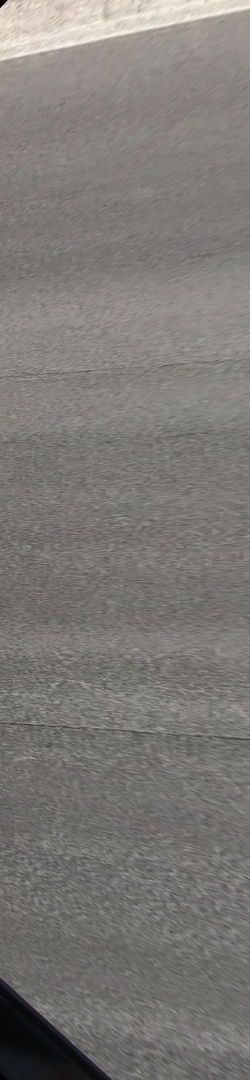
#> input picture Panorama/imageStitching/images/road/road1.jpg, 250 x 1080 px
$ jupyter execute --allow-errors frame_extract.ipynb   (text cells are left out)
#> lines starting #> are read from the running program, lines starting #| are printed output that depends on the picture; long printed decimals are rounded; pictures that were not available may be replaced by others from this repository, and a replacement may not be noted
#> (a cell that did not finish here is left out)

[cell 2]
import subprocess
import shlex
import datetime

command = "ffmpeg -re -stream_loop 10000 -i bbb_sunflower_1080p_30fps_normal.mp4 -acodec aac -vcodec h264 -b 6000k -r 29.969999 -s 1280x720 -f flv index.m3u8"
#> (the rest of this cell did not finish here and is left out)

[cell 3]
import cv2
import numpy as np
#import os

img = cv2.imread("./images/road/road1.jpg")
#> img is the input picture: shape (1080, 250, 3); mean B, G, R 117.5, 121.2, 124.3

[cell 4]
img.shape
#> Out = (1080, 250, 3)

[cell 5]
# -*- coding: utf-8 -*-
"""
Created on Tue Aug 24 08:21:42 2021

@author: KONIDE

코드 설명
- 원본 이미지에서 투시변환할 부분을 line으로 그리고 point 찍어서 미리 확인해보기

"""

import cv2
import numpy as np
#import os

path = "C:/OpenCV/"

img = cv2.imread(path+'image-003.jpeg')
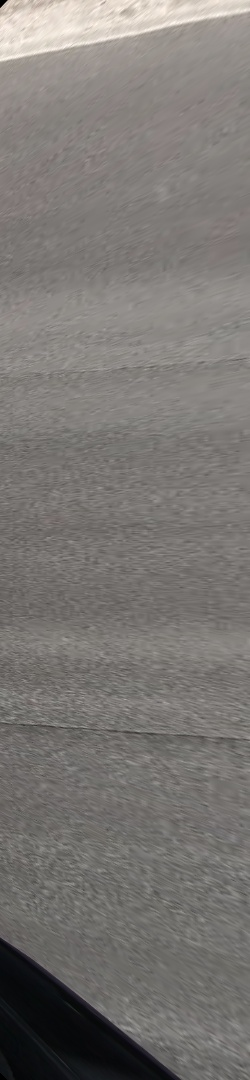
#> input picture Panorama/imageStitching/images/road/road10.jpg, 250 x 1080 px, given in place of image-003.jpeg, which was not available
#> img is the input picture: shape (1080, 250, 3); mean B, G, R 115.3, 118.6, 122.1


class Line:
    def __init__(self, data1, data2):
        self.line1 = data1
        self.line2 = data2

    def slope(self):
        (x1, y1), (x2, y2) = self.line1
        (x3, y3), (x4, y4) = self.line2

        if (y2-y1) == 0 :
            print('Ys are equal, m1 = 0')
            m1 = 0
        else:
            m1 = (float(y2)-y1)/(float(x2)-x1)

        if (y4-y3) == 0 :
            print('Ys are equal, m2 = 0')
            m2 = 0
        else:
            m2 = (float(y4)-y3)/(float(x4)-x3)

        return m1, m2

    def yintercept(self, m1, m2):
        (x1, y1), (x2, y2) = self.line1
        (x3, y3), (x4, y4) = self.line2

        if m1 != 0 :
            b1 = y1 - m1*x1
        else :
            b1 = y1

        if m2 != 0 :
            b2 = y4 - m2*x4

        else: b2 = y4

        return b1, b2

    def findIntersect(self, m1,m2, b1, b2):

        if m1 != 0 | m2 != 0 :
            px = (b2-b1) / (m1-m2)
            py = (b2*m1 - b1*m2)/(m1-m2)
        elif m1 == 0 :
            px = (b1-b2)/m2
            py = b1
        elif m2 == 0 :
            px = (b2-b1)/m1
            py = b2
        else :  print('No points')

        return px, py


topHeight = 565
height, width = img.shape[:2]
#> height = 1080; width = 250
left = [(960, 380), (0, 650)]
right = [(960, 380), (1920, 650)]
up =  [(0, topHeight), (width+1000, topHeight)]
#> up = [(0, 565), (1250, 565)]
down =  [(-10000,height), (width+100000, height)]
#> down = [(-10000, 1080), (100250, 1080)]


leftup = Line(left, up)
m1, m2 = leftup.slope()
#> m1 = -0.281; m2 = 0
b1, b2 = leftup.yintercept(m1,m2)
p1x, p1y = leftup.findIntersect(m1,m2,b1,b2)
print('point1 : ', p1x, p1y)
#| point1 :  302.222 565

leftdown = Line(left, down)
m1, m2 = leftdown.slope()
b1, b2 = leftdown.yintercept(m1,m2)
p2x, p2y = leftdown.findIntersect(m1,m2,b1,b2)
print('point2 : ', p2x, p2y)
#| point2 :  -1528.889 1080


rightup = Line(right, up)
m1, m2 = rightup.slope()
b1, b2 = rightup.yintercept(m1,m2)
p3x, p3y = rightup.findIntersect(m1,m2,b1,b2)
print('point3 : ', p3x, p3y)
#| point3 :  1617.778 565

rightdown = Line(right, down)
m1, m2 = rightdown.slope()
b1, b2 = rightdown.yintercept(m1,m2)
p4x, p4y = leftup.findIntersect(m1,m2,b1,b2)
print('point4 : ', p4x, p4y)
#| point4 :  3448.889 1080


yellow = (0,255,255)
blue = (255,0,0)
red = (255, 0, 255)

font = cv2.FONT_HERSHEY_SCRIPT_SIMPLEX
fontScale = 1
tickness = 2

img = cv2.line(img, left[0], left[1], red, 2)
img = cv2.line(img, right[0], right[1], red, 2)
img = cv2.line(img, up[0], up[1], red, 2)
img = cv2.line(img, down[0], down[1], red, 2)
img = cv2.putText(img, 'Point1', (int(p1x), int(p1y)), font, fontScale, yellow, tickness, cv2.LINE_AA)
img = cv2.putText(img, 'Point2', (0, height-200), font, fontScale, blue, tickness, cv2.LINE_AA)
img = cv2.putText(img, 'Point3', (int(p3x), int(p3y)), font, fontScale, blue, tickness, cv2.LINE_AA)
img = cv2.putText(img, 'Point4', (int(width/2), int(height/2)), font, fontScale, blue, tickness, cv2.LINE_AA)
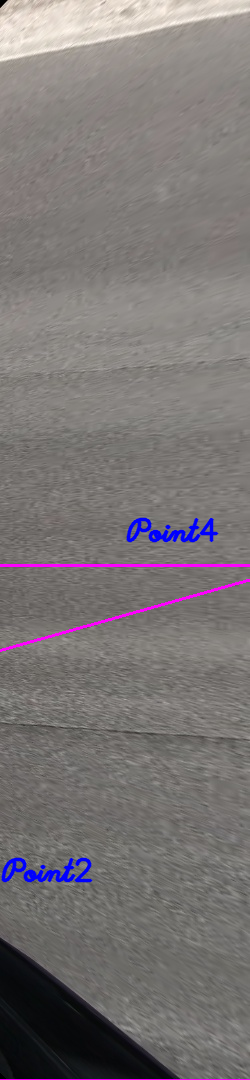
#> img: shape (1080, 250, 3); mean B, G, R 117.3, 117.1, 122.3

dst = np.array([[0,0], [0, 565], [1080,0], [1080,565]], dtype=np.float32)
src = np.array([ [p1x,p1y], [p2x,p2y], [p3x,p3y], [p4x,p4y]], dtype=np.float32)
mtrx = cv2.getPerspectiveTransform(src, dst)


cv2.imshow('input_image', img)
cv2.waitKey()
cv2.destroyAllWindows()

outimg = cv2.warpPerspective(img, mtrx, (1080,560))
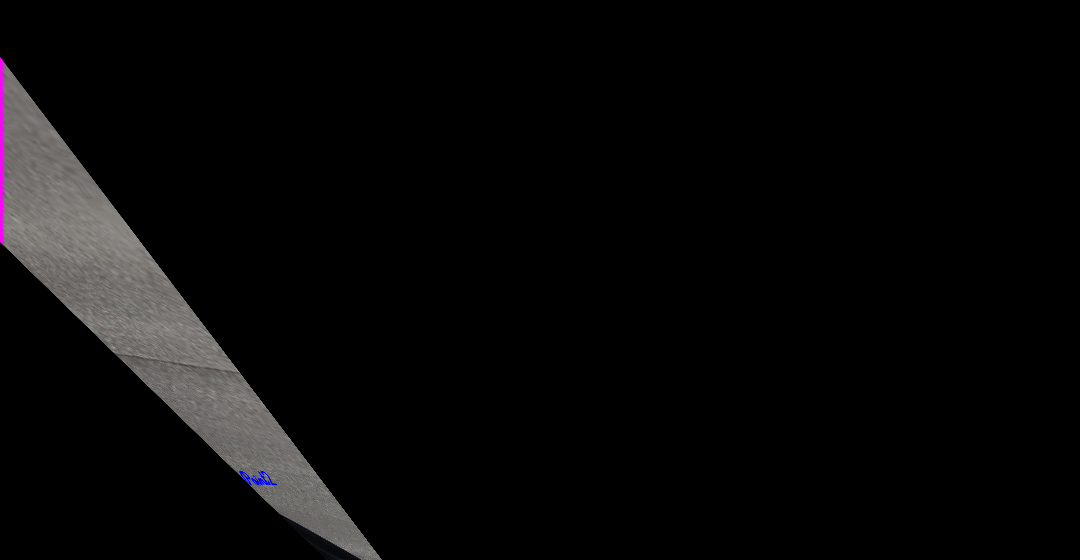
#> outimg: shape (560, 1080, 3); mean B, G, R 8.3, 8.2, 8.6
print(outimg.shape)
#| (560, 1080, 3)
cv2.imwrite('c:/OpenCV/out_image.jpg', outimg)
cv2.imshow('c:/OpenCV/out_image.jpg',outimg)
cv2.waitKey()
cv2.destroyAllWindows()
